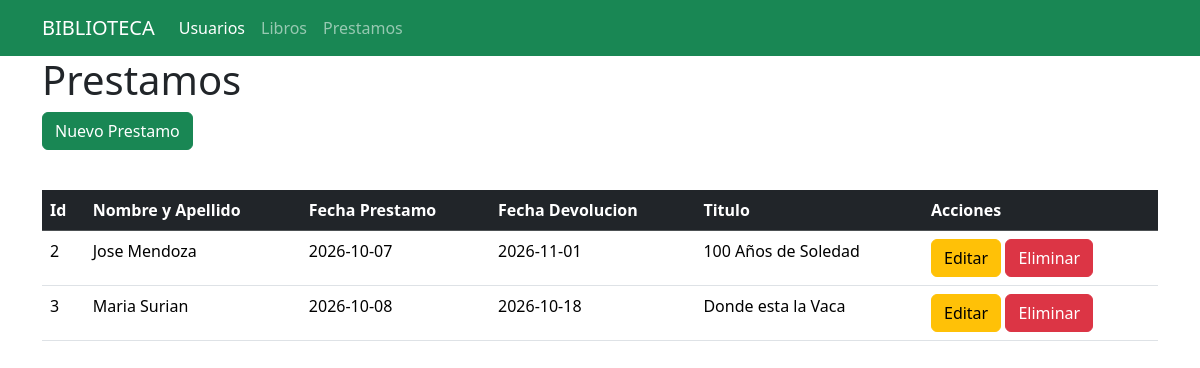
Screenshot of /prestamos with the database file from the repository.
### tables this page shows
CREATE TABLE prestamos(
    id INTEGER PRIMARY KEY AUTOINCREMENT,
    fecha_prestamo TEXT,
    fecha_devolucion TEXT,
    libro_id INTEGER, 
    usuario_id INTEGER,

    FOREIGN KEY (libro_id) REFERENCES libros(id),
    FOREIGN KEY (usuario_id) REFERENCES usuarios(id)
    );

CREATE TABLE libros(
        id INTEGER PRIMARY KEY AUTOINCREMENT,
        titulo  TEXT,
        autor  TEXT,
        anio INTEGER
    );

### app.py (the view)
@app.route('/prestamos')
def prestamos():
    con = get_db_connection()
    prestamos = con.execute("""
        SELECT
        p.id,
        u.nombre ||' '|| u.apellidos as usuario,
        p.fecha_prestamo,
        p.fecha_devolucion,
        l.titulo
        FROM libros l
        JOIN prestamos p on l.id = p.libro_id
        JOIN usuarios u on p.usuario_id = u.id
    """).fetchall()
    con.close()
    return render_template('prestamos.html', prestamos=prestamos)

### app.py (called while the page is built)
def get_db_connection():
    con = sqlite3.connect("Biblioteca.db")
    con.row_factory = sqlite3.Row
    return con

### templates/prestamos.html
{% extends "base.html" %}
{% block content %}
<h1>Prestamos</h1>
<a href="{{ url_for('nuevo_prestamo') }}" class="btn btn-success mb-3">Nuevo Prestamo</a>
<table class="table table striped table-hover mt-4">
    <thead class="table-dark">
        <tr>
            <th>Id</th>
            <th>Nombre y Apellido</th>
            <th>Fecha Prestamo</th>
            <th>Fecha Devolucion</th>
            <th>Titulo</th>
            <th>Acciones</th>
        </tr>
    </thead>
    <tbody>
        {% for prestamo in prestamos %}
        <tr>
            <td>{{ prestamo.id }}</td>
            <td>{{ prestamo.usuario }}</td>
            <td>{{ prestamo.fecha_prestamo }}</td>
            <td>{{ prestamo.fecha_devolucion }}</td>
            <td>{{ prestamo.titulo }}</td>
            <td>
                <a href="{{ url_for('editar_prestamo', id=prestamo.id) }}" class="btn btn-warning">Editar</a>
                <a href="{{ url_for('eliminar_prestamo', id=prestamo.id ) }}" class="btn btn-danger">Eliminar</a>
            </td>
        </tr>
        {% endfor %}
    </tbody>
</table>
{% endblock %}

### rows the page displays
prestamos: id "2", usuario "Jose Mendoza", fecha_prestamo "2026-10-07", fecha_devolucion "2026-11-01", titulo "100 Años de Soledad"
prestamos: id "3", usuario "Maria Surian", fecha_prestamo "2026-10-08", fecha_devolucion "2026-10-18", titulo "Donde esta la Vaca"
